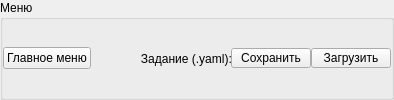
         <widget class="QGroupBox" name="groupBox">
          <property name="title">
           <string>Меню</string>
          </property>
          <layout class="QHBoxLayout" name="horizontalLayout_10">
           <property name="spacing">
            <number>0</number>
           </property>
           <property name="leftMargin">
            <number>0</number>
           </property>
           <property name="topMargin">
            <number>0</number>
           </property>
           <property name="rightMargin">
            <number>0</number>
           </property>
           <property name="bottomMargin">
            <number>0</number>
           </property>
           <item>
            <layout class="QHBoxLayout" name="horizontalLayout">
             <item>
              <widget class="QPushButton" name="b_main_choice">
               <property name="maximumSize">
                <size>
                 <width>130</width>
                 <height>16777215</height>
                </size>
               </property>
               <property name="toolTip">
                <string/>
               </property>
               <property name="text">
                <string>Главное меню</string>
               </property>
              </widget>
             </item>
             <item>
              <spacer name="horizontalSpacer">
               <property name="orientation">
                <enum>Qt::Horizontal</enum>
               </property>
               <property name="sizeHint" stdset="0">
                <size>
                 <width>40</width>
                 <height>20</height>
                </size>
               </property>
              </spacer>
             </item>
             <item>
              <widget class="QLabel" name="label">
               <property name="minimumSize">
                <size>
                 <width>100</width>
                 <height>0</height>
                </size>
               </property>
               <property name="maximumSize">
                <size>
                 <width>100</width>
                 <height>16777215</height>
                </size>
               </property>
               <property name="text">
                <string>   Задание (.yaml):</string>
               </property>
              </widget>
             </item>
             <item>
              <widget class="QPushButton" name="task_save">
               <property name="maximumSize">
                <size>
                 <width>80</width>
                 <height>20</height>
                </size>
               </property>
               <property name="text">
                <string>Сохранить</string>
               </property>
              </widget>
             </item>
             <item>
              <widget class="QPushButton" name="task_load">
               <property name="maximumSize">
                <size>
                 <width>80</width>
                 <height>20</height>
                </size>
               </property>
               <property name="text">
                <string>Загрузить</string>
               </property>
              </widget>
             </item>
            </layout>
           </item>
          </layout>
         </widget>
